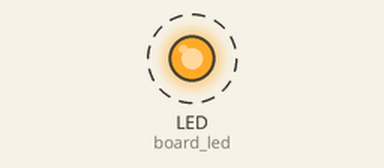
A program run on a simulated CircuitPython board. Parts: output pins drawn as LEDs (lit = HIGH). Dashed ring = blinking.

Above: at 0.2 s.
Timing chart, 0 to 3.0 s (numbered marks = the images above):
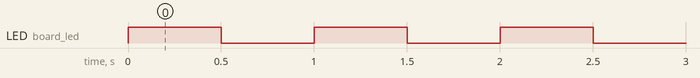

Measured:
- by itself, LED (board_led): alternates HIGH for 0.50 s and LOW for 0.50 s

The program:

code.py
```python
import time
import board
import digitalio

board_led = digitalio.DigitalInOut(board.LED)
board_led.direction = digitalio.Direction.OUTPUT

while True:
    board_led.value = True
    time.sleep(0.5)
    board_led.value = False
    time.sleep(0.5)
```
